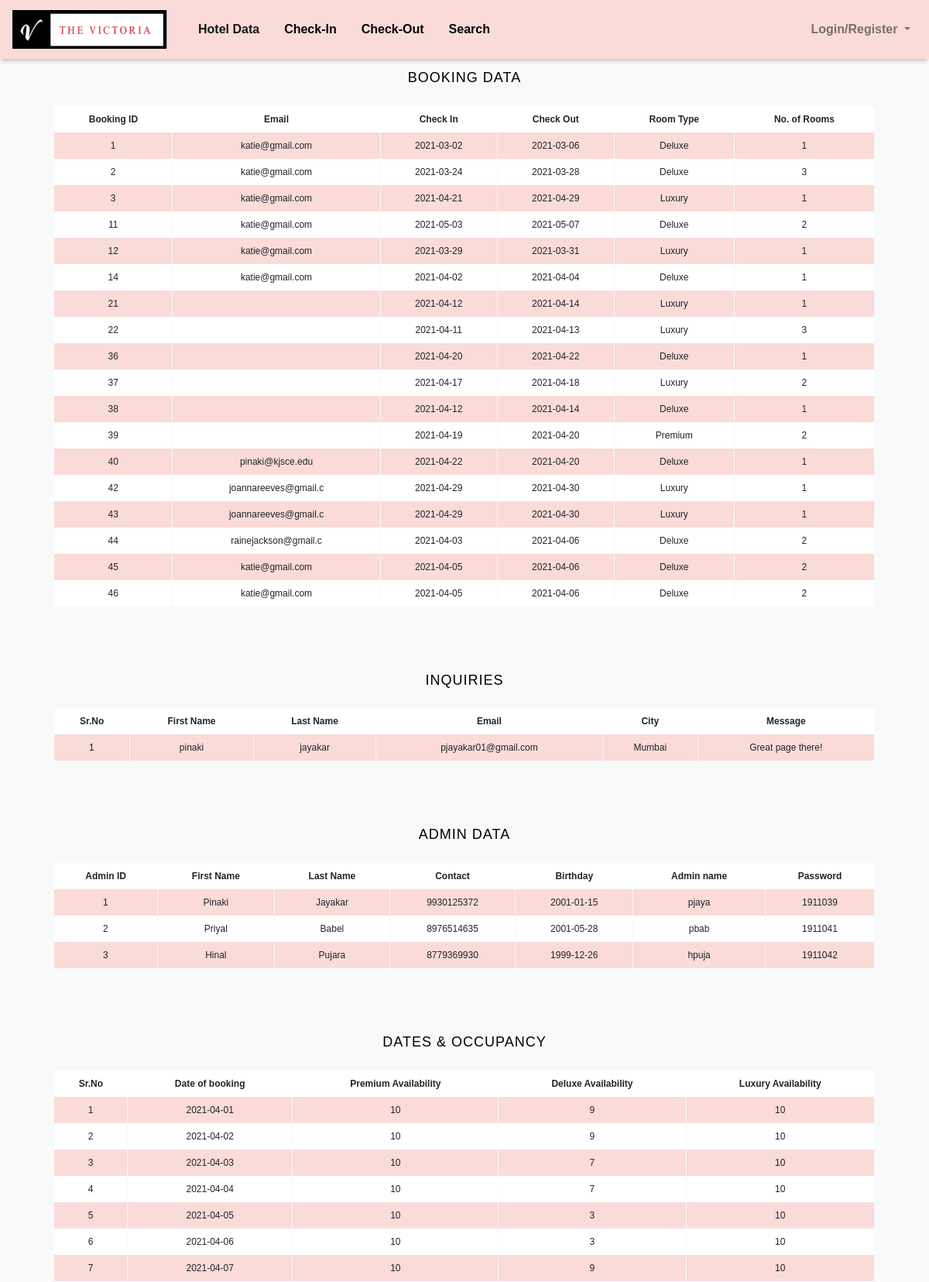
The page /admindisplay.php (upper part) on the database its author committed.
### tables this page shows
CREATE TABLE `booking_data` (
  `date` date DEFAULT current_timestamp(),
  `booking_id` int(11) NOT NULL,
  `email` varchar(20) NOT NULL,
  `checkin` date NOT NULL,
  `checkout` date NOT NULL,
  `room_type` varchar(10) NOT NULL,
  `no_of_rooms` int(11) NOT NULL,
  `price` int(11) NOT NULL
);

CREATE TABLE `enquire` (
  `Sr_No` int(11) NOT NULL,
  `firstname` varchar(20) NOT NULL,
  `lastname` varchar(20) NOT NULL,
  `email` varchar(30) NOT NULL,
  `city` varchar(15) NOT NULL,
  `message` varchar(200) NOT NULL
);

CREATE TABLE `admin_data` (
  `admin_id` int(11) NOT NULL,
  `first_name` varchar(30) NOT NULL,
  `last_name` varchar(30) NOT NULL,
  `contact` bigint(10) NOT NULL,
  `birthdate` date NOT NULL,
  `adminname` varchar(15) NOT NULL,
  `password` varchar(15) NOT NULL
);

CREATE TABLE `booking_date` (
  `no` int(3) NOT NULL,
  `date_of_booking` date NOT NULL,
  `premium_availability` int(11) NOT NULL,
  `deluxe_availability` int(11) NOT NULL,
  `luxury_availability` int(11) NOT NULL
);

### admindisplay.php (the view, shortened to what this page needs)
<!doctype html>
<html lang="en">
  <head>
    <link rel="stylesheet" href="https://maxcdn.bootstrapcdn.com/bootstrap/4.0.0/css/bootstrap.min.css">
    <link rel="stylesheet" href="display.css">
      </head>
      <body>
      <?php include "navbar/adminnavbar.php"; ?>
    <br>
    <h2>Booking Data</h2>
          <?php
          $servername = "localhost";
          $username = "root";
          $password = "";
          $dbname = "hotel_management";
          $conn = new mysqli($servername, $username, $password, $dbname);
          $sql = "SELECT booking_id, email, checkin, checkout, room_type, no_of_rooms FROM booking_data ";
          $result = $conn->query($sql);
          if ($result->num_rows > 0){
          echo "
            <div class='table-wrapper'>
            <table class='fl-table'>
            <tr>
            <th>Booking ID</th>
            <th>Email</th>
            <th>Check In</th>
            <th>Check Out</th>
            <th>Room Type</th>
            <th>No. of Rooms</th>
            </tr>";
            while($row = $result->fetch_assoc()){
              echo"
                  <tr>
                  <td>
                  " .$row["booking_id"] . "
                  </td>
                  <td>
                  " . $row["email"] . "
                  </td>
                  <td>
                  " . $row["checkin"] . "
                  </td>
                  <td>
                  " . $row["checkout"] . "
                  </td>
                  <td>
                  " . $row["room_type"] . "
                  </td>
                  <td>
                  " . $row["no_of_rooms"] . "
                  </td>
                  </tr>";
            }
            echo "</table>";
            echo "</div>";
          }
          else{
            echo "0 results";
          }
          ?>
          <h2>Inquiries</h2>
                <?php
                $servername = "localhost";
                $username = "root";
                $password = "";
                $dbname = "hotel_management";
                $conn = new mysqli($servername, $username, $password, $dbname);
                $sql = "SELECT Sr_No, firstname, lastname, email, city, message FROM enquire ";
                $result = $conn->query($sql);
                if ($result->num_rows > 0){
                echo "
                  <div class='table-wrapper'>
                  <table class='fl-table'>
                  <tr>
                  <th>Sr.No</th>
                  <th>First Name</th>
                  <th>Last Name</th>
                  <th>Email</th>
                  <th>City</th>
                  <th>Message</th>
                  </tr>";
                  while($row = $result->fetch_assoc()){
                    echo"
                        <tr>
                        <td>
                        " .$row["Sr_No"] . "
                        </td>
                        <td>
                        " . $row["firstname"] . "
                        </td>
                        <td>
                        " . $row["lastname"] . "
                        </td>
                        <td>
                        " . $row["email"] . "
                        </td>
                        <td>
                        " . $row["city"] . "
                        </td>
                        <td>
                        " . $row["message"] . "
                        </td>
                        </tr>";
                  }
                  echo "</table>";
                  echo "</div>";
                }
                else{
                  echo "0 results";
                }
                ?>
                <h2>Admin Data</h2>
                      <?php
                      $servername = "localhost";
                      $username = "root";
                      $password = "";
                      $dbname = "hotel_management";
                      $conn = new mysqli($servername, $username, $password, $dbname);
                      $sql = "SELECT admin_id, first_name, last_name, contact, birthdate, adminname, password FROM admin_data ";
                      $result = $conn->query($sql);
                      if ($result->num_rows > 0){
                      echo "
                        <div class='table-wrapper'>
                        <table class='fl-table'>
                        <tr>
                        <th>Admin ID</th>
                        <th>First Name</th>
                        <th>Last Name</th>
                        <th>Contact</th>
                        <th>Birthday</th>
                        <th>Admin name</th>
                        <th>Password</th>
                        </tr>";
                        while($row = $result->fetch_assoc()){
                          echo"
                              <tr>
                              <td>
                              " .$row["admin_id"] . "
                              </td>
                              <td>
                              " . $row["first_name"] . "
                              </td>
                              <td>
                              " . $row["last_name"] . "
                              </td>
                              <td>
                              " . $row["contact"] . "
                              </td>
                              <td>
                              " . $row["birthdate"] . "
                              </td>
                              <td>
                              " . $row["adminname"] . "
                              </td>
                              <td>
                              " . $row["password"] . "
                              </td>
                              </tr>";
                        }
                        echo "</table>";
                        echo "</div>";
                      }
                      else{
                        echo "0 results";
                      }
                      ?>
                      <h2>Dates & Occupancy</h2>
                            <?php
                            $servername = "localhost";
                            $username = "root";
                            $password = "";
                            $dbname = "hotel_management";
                            $conn = new mysqli($servername, $username, $password, $dbname);
                            $sql = "SELECT no, date_of_booking, premium_availability, deluxe_availability, luxury_availability FROM booking_date ";
                            $result = $conn->query($sql);
                            if ($result->num_rows > 0){
                            echo "
                              <div class='table-wrapper'>
                              <table class='fl-table'>
                              <tr>
                              <th>Sr.No</th>
                              <th>Date of booking</th>
                              <th>Premium Availability</th>
                              <th>Deluxe Availability</th>
                              <th>Luxury Availability</th>
                              </tr>";
                              while($row = $result->fetch_assoc()){
                                echo"
                                    <tr>
                                    <td>
                                    " .$row["no"] . "
                                    </td>
                                    <td>
                                    " . $row["date_of_booking"] . "
                                    </td>
                                    <td>
                                    " . $row["premium_availability"] . "
                                    </td>
                                    <td>
                                    " . $row["deluxe_availability"] . "
                                    </td>
                                    <td>
                                    " . $row["luxury_availability"] . "
                                    </td>
                                    </tr>";
                              }
                              echo "</table>";
                              echo "</div>";
                            }
                            else{
                              echo "0 results";
                            }
                            ?>
  </body>
</html>

### navbar/adminnavbar.php (shortened to what this page needs)
 <!DOCTYPE html>
 <html lang="en">
<header>
        <nav class="navbar navbar-expand-lg navbar-light main-navigation" style="background-color: #FADBD8">
        <a class="navbar-brand" href="#">
          <img src="images/logo.png" width="200" height="50" class="d-inline-block align-center" alt="">
        </a>
      <div class="collapse navbar-collapse" id="navbarSupportedContent">
        <ul class="navbar-nav mr-auto">
          <li class="nav-item active pl-3">
            <a class="nav-link" href="admindisplay.php"><b>Hotel Data</b><span class="sr-only">(current)</span></a>
          </li>
          <li class="nav-item pl-3">
            <a class="nav-link" href="checkinform.php" style="color: black;"><b>Check-In</b></span></a>
          </li>
          <li class="nav-item pl-3">
            <a class="nav-link" href="checkout.php" style="color: black;"><b>Check-Out</b></span></a>
          </li>
          <li class="nav-item pl-3">
            <a class="nav-link" href="search.php" style="color: black;"><b>Search</b></a>
          </li>
        </ul>
        <ul class='navbar-nav ml-auto'>
        <?php
          if(isset($_SESSION["adminname"]))
          {
            echo "<li class='nav-item dropdown'>";
            echo "<a class='nav-link' href='logout.php' style='color: black;'><b>Logout</b></a>";
          }
          else
           {
            echo "
            <li class='nav-item dropdown'>
                <a class='nav-link dropdown-toggle' href='#' id='navbarDropdown' role='button' data-toggle='dropdown' aria-haspopup='true' aria-expanded='false'>
                  <b>Login/Register</b>
                </a>
                <div class='dropdown-menu' aria-labelled by='navbarDropdown'>
                  <a class='dropdown-item' href='userlogin.php'>User Login</a>
                  <a class='dropdown-item' href='adminlog.php'>Admin Login</a>
                  <div class='dropdown-divider'></div>
                  <a class='dropdown-item' href='register.php'>User Registration</a>
                </div>
              </li>
          </ul>";
        }
          ?>
      </div>
    </nav>
    </header>
    <footer class="footer bg-light">
    <div class="container">
        <div class="row">
            <div class="col-lg-6 h-100 text-center text-lg-left my-auto">
                <ul class="list-inline mb-2">
                    <li class="list-inline-item"><a href="#!">About</a></li>
                    <li class="list-inline-item">⋅</li>
                    <li class="list-inline-item"><a href="#!">Contact</a></li>
                    <li class="list-inline-item">⋅</li>
                    <li class="list-inline-item"><a href="#!">Terms of Use</a></li>
                    <li class="list-inline-item">⋅</li>
                    <li class="list-inline-item"><a href="#!">Privacy Policy</a></li>
                </ul>
                <p class="text-muted small mb-4 mb-lg-0">© Your Website 2021. All Rights Reserved.</p>
            </div>
            <div class="col-lg-6 h-100 text-center text-lg-right my-auto">
                <ul class="list-inline mb-0">
                </ul>
            </div>
        </div>
    </div>
</html>

### display.css (style rules this page uses)
* { box-sizing: border-box; -webkit-box-sizing: border-box; -moz-box-sizing: border-box; }
body { font-family: Helvetica; -webkit-font-smoothing: antialiased; background: white; }
h2 { text-align: center; font-size: 18px; text-transform: uppercase; letter-spacing: 1px; color: black; padding: 15px 0; }
.table-wrapper { margin: 10px 70px 70px; }
.fl-table { border-radius: 5px; font-size: 12px; font-weight: normal; border: none; border-collapse: collapse; width: 100%; max-width: 100%; white-space: nowrap; background-color: white; }
.fl-table td, .fl-table th { text-align: center; padding: 8px; }
.fl-table td { border-right: 1px solid #f8f8f8; font-size: 12px; }
.fl-table tr:nth-child(even) { background: #FADBD8; }

### rows shown on the page
booking_data: booking_id "1", email "katie@gmail.com", checkin "2021-03-02", checkout "2021-03-06", room_type "Deluxe", no_of_rooms "1"
booking_data: booking_id "2", email "katie@gmail.com", checkin "2021-03-24", checkout "2021-03-28", room_type "Deluxe", no_of_rooms "3"
booking_data: booking_id "3", email "katie@gmail.com", checkin "2021-04-21", checkout "2021-04-29", room_type "Luxury", no_of_rooms "1"
booking_data: booking_id "11", email "katie@gmail.com", checkin "2021-05-03", checkout "2021-05-07", room_type "Deluxe", no_of_rooms "2"
booking_data: booking_id "12", email "katie@gmail.com", checkin "2021-03-29", checkout "2021-03-31", room_type "Luxury", no_of_rooms "1"
booking_data: booking_id "14", email "katie@gmail.com", checkin "2021-04-02", checkout "2021-04-04", room_type "Deluxe", no_of_rooms "1"
booking_data: booking_id "21", checkin "2021-04-12", checkout "2021-04-14", room_type "Luxury", no_of_rooms "1"
booking_data: booking_id "22", checkin "2021-04-11", checkout "2021-04-13", room_type "Luxury", no_of_rooms "3"
booking_data: booking_id "36", checkin "2021-04-20", checkout "2021-04-22", room_type "Deluxe", no_of_rooms "1"
booking_data: booking_id "37", checkin "2021-04-17", checkout "2021-04-18", room_type "Luxury", no_of_rooms "2"
booking_data: booking_id "38", checkin "2021-04-12", checkout "2021-04-14", room_type "Deluxe", no_of_rooms "1"
booking_data: booking_id "39", checkin "2021-04-19", checkout "2021-04-20", room_type "Premium", no_of_rooms "2"
booking_data: booking_id "40", email "pinaki@kjsce.edu", checkin "2021-04-22", checkout "2021-04-20", room_type "Deluxe", no_of_rooms "1"
booking_data: booking_id "42", email "joannareeves@gmail.c", checkin "2021-04-29", checkout "2021-04-30", room_type "Luxury", no_of_rooms "1"
booking_data: booking_id "43", email "joannareeves@gmail.c", checkin "2021-04-29", checkout "2021-04-30", room_type "Luxury", no_of_rooms "1"
booking_data: booking_id "44", email "rainejackson@gmail.c", checkin "2021-04-03", checkout "2021-04-06", room_type "Deluxe", no_of_rooms "2"
booking_data: booking_id "45", email "katie@gmail.com", checkin "2021-04-05", checkout "2021-04-06", room_type "Deluxe", no_of_rooms "2"
booking_data: booking_id "46", email "katie@gmail.com", checkin "2021-04-05", checkout "2021-04-06", room_type "Deluxe", no_of_rooms "2"
enquire: Sr_No "1", firstname "pinaki", lastname "jayakar", email "pjayakar01@gmail.com", city "Mumbai", message "Great page there!"
admin_data: admin_id "1", first_name "Pinaki", last_name "Jayakar", contact "9930125372", birthdate "2001-01-15", adminname "pjaya", password "1911039"
admin_data: admin_id "2", first_name "Priyal", last_name "Babel", contact "8976514635", birthdate "2001-05-28", adminname "pbab", password "1911041"
admin_data: admin_id "3", first_name "Hinal", last_name "Pujara", contact "8779369930", birthdate "1999-12-26", adminname "hpuja", password "1911042"
booking_date: no "1", date_of_booking "2021-04-01", premium_availability "10", deluxe_availability "9", luxury_availability "10"
booking_date: no "2", date_of_booking "2021-04-02", premium_availability "10", deluxe_availability "9", luxury_availability "10"
booking_date: no "3", date_of_booking "2021-04-03", premium_availability "10", deluxe_availability "7", luxury_availability "10"
booking_date: no "4", date_of_booking "2021-04-04", premium_availability "10", deluxe_availability "7", luxury_availability "10"
booking_date: no "5", date_of_booking "2021-04-05", premium_availability "10", deluxe_availability "3", luxury_availability "10"
booking_date: no "6", date_of_booking "2021-04-06", premium_availability "10", deluxe_availability "3", luxury_availability "10"
booking_date: no "7", date_of_booking "2021-04-07", premium_availability "10", deluxe_availability "9", luxury_availability "10"
